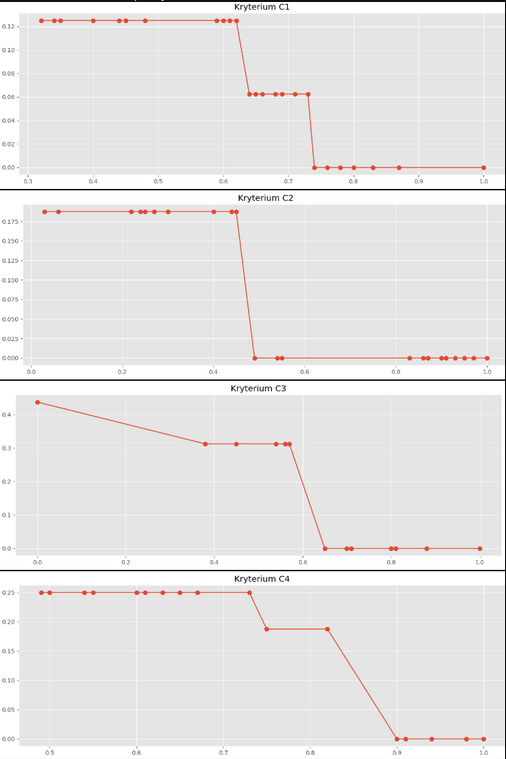

The Python source for this figure:
import pandas as pd
import pulp
import matplotlib.pyplot as plt
import numpy as np
import pprint as pp
# from networkx import graphvis_
from typing import List, Tuple, Dict

plt.style.use("ggplot")
pulp.LpSolverDefault.msg = 0

def solve_lp_problem(
    df: pd.DataFrame,
    preferential_info: List[tuple],
    indifference_info: List[tuple],
    verbose=False
):
    criteria = df.columns.tolist()
    alternatives = {x for t in (preferential_info + indifference_info) for x in t}

    problem = pulp.LpProblem("UTA", pulp.LpMaximize)
    epsilon = pulp.LpVariable("epsilon", lowBound=0)
    problem += epsilon

    if verbose:
        print("Zdefiniowano funkcję celu")

    u_vars = {}
    for alternative in alternatives:
        for criterion in criteria:
            value = df.loc[alternative, criterion]
            criterion_no = criteria.index(criterion) + 1
            u_vars[(criterion, value)] = pulp.LpVariable(f"u{criterion_no}({value})", lowBound=0, upBound=1)

    if verbose:
        print("Zdefiniowano zmienne decyzyjne dla każdej alternatywy i kryterium")

    for a, b in preferential_info:
        problem += (pulp.lpSum(u_vars[(c, df.loc[a, c])] for c in criteria) \
            >= pulp.lpSum(u_vars[(c, df.loc[b, c])] for c in criteria) + epsilon)

    for a, b in indifference_info:
        problem += pulp.lpSum(u_vars[(c, df.loc[a, c])] for c in criteria) \
            == pulp.lpSum(u_vars[(c, df.loc[b, c])] for c in criteria)
        
    if verbose:
        print("Dodano ograniczenia wynikające z preporządku")

    worst_values = {criterion: df[criterion].max() for criterion in criteria}
    best_values = {criterion: df[criterion].min() for criterion in criteria}
    breakpoints = {criterion: sorted(df[criterion].unique()) for criterion in criteria}
    u_best, u_worst = [], []

    for criterion, value in worst_values.items():
        if (criterion, value) not in u_vars:
            criterion_no = criteria.index(criterion) + 1
            u_vars[(criterion, value)] = pulp.LpVariable(f"u{criterion_no}({value})", lowBound=0, upBound=1)
        u_worst.append(u_vars[(criterion, value)])

    for criterion, value in best_values.items():
        if (criterion, value) not in u_vars:
            criterion_no = criteria.index(criterion) + 1
            u_vars[(criterion, value)] = pulp.LpVariable(f"u{criterion_no}({value})", lowBound=0, upBound=1)
        u_best.append(u_vars[(criterion, value)])

    for criterion in breakpoints.keys():
        for value in breakpoints[criterion]:
            if (criterion, value) not in u_vars:
                criterion_no = criteria.index(criterion) + 1
                u_vars[(criterion, value)] = pulp.LpVariable(f"u{criterion_no}({value})", lowBound=0, upBound=1)

    if verbose:
        print("Zdefiniowano zmienne decyzyjne dla wartości kryteriów")

    problem += pulp.lpSum(u_worst) == 0
    problem += pulp.lpSum(u_best) == 1

    weights_vars = [pulp.LpVariable(f"w{i}", lowBound=0, upBound=1) for i in range(len(criteria))]
    for weight in weights_vars:
        problem += weight >= 0 + 0.0001
        problem += weight <= 0.5

    for criterion in criteria:
        problem += u_vars[(criterion, best_values[criterion])] == 1 * weights_vars[criteria.index(criterion)]
        for i, value in enumerate(breakpoints[criterion]):
            if value == best_values[criterion]:
                continue
            key1 = (criterion, breakpoints[criterion][i])
            key2 = (criterion, breakpoints[criterion][i - 1])
            problem += u_vars[key1] <= u_vars[key2]

    if verbose:
        print("Dodano ograniczenia wynikające z normalizacji i monotoniczności")

    problem.solve()
    print("Status:", pulp.LpStatus[problem.status])

    for v in problem.variables():
        print(v.name, "=", v.varValue)

    return problem, u_vars, criteria, breakpoints


def solve_lp_problem_gms(
    df: pd.DataFrame,
    preferential_info: List[tuple],
    indiff_info: List[tuple],
    verbose=False
):
    criteria = df.columns.tolist()
    all_alternatives = df.index.tolist()
    info = preferential_info + indiff_info
    reference_alternatives = list(set([x for pair in info for x in pair]))

    problem = pulp.LpProblem("UTA_GMS", pulp.LpMaximize)
    epsilon = pulp.LpVariable("epsilon", lowBound=0)
    problem += epsilon
    
    if verbose:
        print("Zdefiniowano funkcję celu")
  
    u_vars = {}
    for alternative in all_alternatives:
        for criterion in criteria:
            value = df.loc[alternative, criterion]
            criterion_no = criteria.index(criterion) + 1
            u_vars[(criterion, value)] = pulp.LpVariable(f"u{criterion_no}({value})", lowBound=0, upBound=1)

    if verbose:
        print("Zdefiniowano zmienne decyzyjne dla każdej alternatywy i kryterium")

    for a, b in preferential_info:
        problem += (pulp.lpSum(u_vars[(c, df.loc[a, c])] for c in criteria) \
            >= pulp.lpSum(u_vars[(c, df.loc[b, c])] for c in criteria) + epsilon)

    for a, b in indiff_info:
        problem += pulp.lpSum(u_vars[(c, df.loc[a, c])] for c in criteria) \
            == pulp.lpSum(u_vars[(c, df.loc[b, c])] for c in criteria)
        
    if verbose:
        print("Dodano ograniczenia wynikające z rankingu referencyjnego")

    worst_values = {criterion: df[criterion].max() for criterion in criteria}
    best_values = {criterion: df[criterion].min() for criterion in criteria}
    u_best, u_worst = [], []

    for criterion, value in worst_values.items():
        u_worst.append(u_vars[(criterion, value)])

    for criterion, value in best_values.items():
        u_best.append(u_vars[(criterion, value)])

    problem += pulp.lpSum(u_worst) == 0
    problem += pulp.lpSum(u_best) == 1

    weights = [0.2, 0.18, 0.3, 0.32]

    breakpoints = {}
    for criterion in criteria:
        for _ in all_alternatives:
            breakpoints[criterion] = []
    for criterion in criteria:
        for alternative in all_alternatives:
            breakpoints[criterion].append((alternative, df.loc[alternative, criterion]))

    for criterion in criteria:
        breakpoints[criterion].sort(key=lambda x: x[1], reverse=True)

    for i, criterion in enumerate(breakpoints):
        value = df.loc[breakpoints[criterion][0][0], criterion]
        key = (criterion, value)
        problem += u_worst[i] == 0
        problem += u_worst[i] <= u_vars[key]

        value = df.loc[breakpoints[criterion][-1][0], criterion]
        key = (criterion, value)
        problem += u_best[i] == 1 * weights[i]
        problem += u_vars[key] <= u_best[i]


    for criterion in criteria:
        for i in range(1, len(breakpoints[criterion])):
            couple = (breakpoints[criterion][i - 1][0], breakpoints[criterion][i][0])
            couple_reversed = (breakpoints[criterion][i][0], breakpoints[criterion][i - 1][0])
            if couple in indiff_info or couple_reversed in indiff_info:
                continue
            value1 = df.loc[breakpoints[criterion][i - 1][0], criterion]
            value2 = df.loc[breakpoints[criterion][i][0], criterion]
            key1 = (criterion, value1)
            key2 = (criterion, value2)
            problem += u_vars[key2] >= u_vars[key1]

    if verbose:
        print("Dodano ograniczenia wynikające z normalizacji")

    problem.solve()

    if verbose:
        print(problem)
        for v in problem.variables():
            print(v.name, "=", v.varValue)

    print("Status:", pulp.LpStatus[problem.status])

    return problem, u_vars, criteria

def most_representative_function(
        df: pd.DataFrame,
        preferential_info: List[tuple],
        indiff_info: List[tuple],
        necessary_preferred: Dict,
        possibly_preferred: Dict,
        verbose=True,
):
    
    criteria = df.columns.tolist()
    all_alternatives = df.index.tolist()

    problem = pulp.LpProblem("UTA", pulp.LpMaximize)

    u_vars = {}
    for alternative in all_alternatives:
        for criterion in criteria:
            value = df.loc[alternative, criterion]
            criterion_no = criteria.index(criterion) + 1

            u_vars[(criterion, value)] = pulp.LpVariable(f"u{criterion_no}({value})", lowBound=0, upBound=1)

    delta = pulp.LpVariable("delta", lowBound=0)
    epsilon = pulp.LpVariable("epsilon", lowBound=0)
    problem += 1000000 * epsilon - delta

    for a, b in preferential_info:
        problem += (pulp.lpSum(u_vars[(c, df.loc[a, c])] for c in criteria) \
            >= pulp.lpSum(u_vars[(c, df.loc[b, c])] for c in criteria) + epsilon)

    for a, b in indiff_info:
        problem += pulp.lpSum(u_vars[(c, df.loc[a, c])] for c in criteria) \
            == pulp.lpSum(u_vars[(c, df.loc[b, c])] for c in criteria)

    worst_values = {criterion: df[criterion].max() for criterion in criteria}
    best_values = {criterion: df[criterion].min() for criterion in criteria}
    u_best, u_worst = [], []

    for criterion, value in worst_values.items():
        u_worst.append(u_vars[(criterion, value)])

    for criterion, value in best_values.items():
        u_best.append(u_vars[(criterion, value)])

    problem += pulp.lpSum(u_worst) == 0
    problem += pulp.lpSum(u_best) == 1

    weights = [0.2, 0.18, 0.3, 0.32]

    breakpoints = {}
    for criterion in criteria:
        for _ in all_alternatives:
            breakpoints[criterion] = []
    for criterion in criteria:
        for alternative in all_alternatives:
            breakpoints[criterion].append((alternative, df.loc[alternative, criterion]))

    for criterion in criteria:
        breakpoints[criterion].sort(key=lambda x: x[1], reverse=True)

    for i, criterion in enumerate(breakpoints):
        value = df.loc[breakpoints[criterion][0][0], criterion]
        key = (criterion, value)
        problem += u_worst[i] == 0
        problem += u_worst[i] <= u_vars[key]

        value = df.loc[breakpoints[criterion][-1][0], criterion]
        key = (criterion, value)
        problem += u_best[i] == 1 * weights[i]
        problem += u_vars[key] <= u_best[i]

    for criterion in criteria:
        for i in range(1, len(breakpoints[criterion])):
            couple = (breakpoints[criterion][i - 1][0], breakpoints[criterion][i][0])
            couple_reversed = (breakpoints[criterion][i][0], breakpoints[criterion][i - 1][0])
            if couple in indiff_info or couple_reversed in indiff_info:
                continue
            value1 = df.loc[breakpoints[criterion][i - 1][0], criterion]
            value2 = df.loc[breakpoints[criterion][i][0], criterion]
            key1 = (criterion, value1)
            key2 = (criterion, value2)
            problem += u_vars[key2] >= u_vars[key1]

    for a_variant in necessary_preferred.keys():
        for b_variant in necessary_preferred[a_variant]:
            if a_variant not in necessary_preferred[b_variant]:
                problem += pulp.lpSum(u_vars[(c, df.loc[a_variant, c])] for c in criteria) >= pulp.lpSum(u_vars[(c, df.loc[b_variant, c])] for c in criteria) + epsilon

    for c_variant in possibly_preferred.keys():
            for d_variant in possibly_preferred[c_variant]:
                if c_variant not in possibly_preferred[d_variant] and d_variant not in possibly_preferred[c_variant]:
                    problem += \
                        pulp.lpSum(u_vars[(c, df.loc[c_variant, c])] for c in criteria) \
                            - pulp.lpSum(u_vars[(c, df.loc[d_variant, c])] for c in criteria) <= delta
                    
                    problem += \
                         pulp.lpSum(u_vars[(c, df.loc[d_variant, c])] for c in criteria) \
                            - pulp.lpSum(u_vars[(c, df.loc[c_variant, c])] for c in criteria) <= delta
                    
    problem.solve()

    if verbose:
        print(problem)
        for v in problem.variables():
            print(v.name, "=", v.varValue)

    print("Status:", pulp.LpStatus[problem.status])

    return problem, u_vars, criteria


f = {}

def plot_utility_functions(
    problem: pulp.LpProblem,
    u_vars: Dict,
    criteria: List[str],
):
    if pulp.LpStatus[problem.status] == "Optimal":
        for criterion in criteria:
            f[criterion] = {}
            series = []
            for key in u_vars.keys():
                if key[0] == criterion:
                    x, y = key[1], u_vars[key].varValue
                    if y is not None:
                        series.append((x, y))
                        f[criterion][x] = y
            series.sort(key=lambda x: x[0])
            plt.figure(figsize=(15, 5))
            plt.plot([x[0] for x in series], [x[1] for x in series], "o-", markersize=7)
            plt.title(f"Kryterium {criterion}")
    plt.show()


def create_full_ranking_df(
    df: pd.DataFrame, problem: pulp.LpProblem, criteria: List[str]
):
    partial_util = [f"u{i + 1}" for i in range(len(criteria))]
    util_cols = pd.DataFrame(columns=partial_util + ["U"])
    df = pd.concat([df, util_cols], axis=1)

    for i, row in df.iterrows():
        for j, criterion in enumerate(criteria):
            value = row[criterion]
            if value not in f[criterion]:
                interpolate(value, criterion)
            df.loc[i, f"u{j+1}"] = f[criterion][value]

    df["U"] = df["u1"] + df["u2"] + df["u3"] + df["u4"]
    return df


def check_consistency(
    rank: pd.DataFrame,
    preferential_info: List[tuple],
    indiff_info: List[tuple],
    coef=1e-5,
):
    final_rank = rank.sort_values(by="U", ascending=False).index.values
    marker = True
    for pair in preferential_info:
        if (
            np.where(final_rank == pair[0])[0].item()
            > np.where(final_rank == pair[1])[0].item()
        ):
            print(f"Inconsistency for pair: {pair}")
            marker = False
    for pair in indiff_info:
        if abs(rank.loc[pair[0]].U - rank.loc[pair[1]].U) > coef:
            print(f"Inconsistency for pair: {pair}")
            marker = False
    return marker


def obtain_relations(rank: pd.DataFrame) -> Tuple[dict, dict]:
    partial_utilities = ['u'+str(i+1) for i in range(4)]
    necessarily_preferred, possibly_preffered = {}, {}

    for i, row in rank.iterrows():

        if i not in necessarily_preferred.keys():
            necessarily_preferred[i] = []
            possibly_preffered[i] = []

        for j, candidate in rank.iterrows():
            if i != j:
                if all(rank.iloc[i-1][partial_utilities] >= rank.iloc[j-1][partial_utilities]):
                    necessarily_preferred[i].append(j)
                    possibly_preffered[i].append(j)
                elif any(rank.iloc[i-1][partial_utilities] >= rank.iloc[j-1][partial_utilities]):
                    possibly_preffered[i].append(j)
                    
    return necessarily_preferred, possibly_preffered


def interpolate(value: float, criterion: str):
    min_diff_plus=1.0
    min_diff_minus=1.0
    cur_xi = -1
    cur_xj = -1
    xi = -1
    xj = -1
    
    for candidate in f[criterion].keys():
        if candidate > value:
            diff_plus = candidate - value
            if diff_plus < min_diff_plus:
                min_diff_plus = diff_plus
                xj = candidate
        else:
            diff_minus = value - candidate
            if diff_minus < min_diff_minus:
                min_diff_minus = diff_minus
                xi = candidate
                
    u_xi = f[criterion][xi]
    u_xj = f[criterion][xj]
    f[criterion][value] = u_xi + ((u_xi - u_xj) / (xi - xj)) * (value - xi)
    
